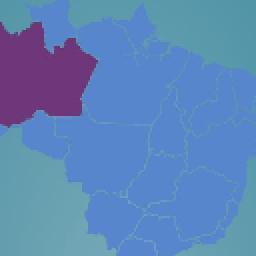
#> input picture Scripts/photos/1636732274361.png, 128 x 128 px, found by its file name (shown 2 times larger); its folder holds 5 pictures in this run
$ python mountCSV.py
#> lines starting #> are read from the running program, lines starting #| are printed output that depends on the picture
import cv2
import numpy as np
import csv

DOWN_WIDTH = 128
DOWN_HEIGHT = 128
TOTAL_IMAGES = 84


def read_img(img_name):
#> called with img_name = './photos/1636732274361.png'
    img = cv2.imread(img_name, cv2.IMREAD_COLOR)
#> img is the input picture: shape (128, 128, 3); mean B, G, R 184.6, 133.1, 92.9
    return img


# [39 lines left out: functions display_img, downscale_img, img_shape, crop_img, convert_LAB, not called in this run]


def convert_HSV(img):
    # Convertendo para espaço de cor HSV
    img_HSV = cv2.cvtColor(img, cv2.COLOR_BGR2HSV)
#> img_HSV: shape (128, 128, 3); mean H, S, V 108.2, 133.8, 184.6
    return img_HSV


# [63 lines left out: functions median_blur, split_channel, create_data, create_CSV, not called in this run]


def main():
    # [5 lines of commented-out code are left out]

    img = read_img('./photos/1636732274361.png')

    H, S, V = cv2.split(convert_HSV(img))
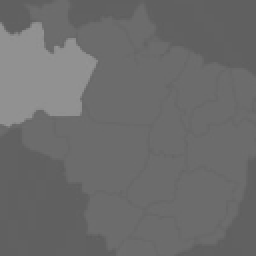
#> H: shape (128, 128) (shown 2 times larger); min 93, max 148, mean 108.2
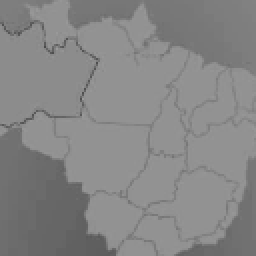
#> S: shape (128, 128) (shown 2 times larger); min 74, max 155, mean 133.8
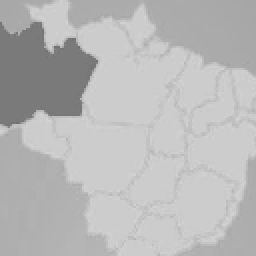
#> V: shape (128, 128) (shown 2 times larger); min 111, max 214, mean 184.6
    B, G, R = cv2.split(img)
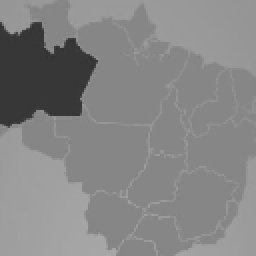
#> G: shape (128, 128) (shown 2 times larger); min 49, max 170, mean 133.1
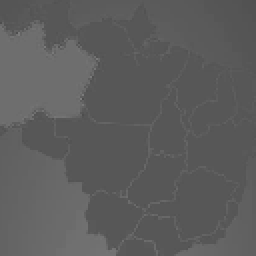
#> R: shape (128, 128) (shown 2 times larger); min 76, max 126, mean 92.9

    print(R,G,B)
#> (printed output is left out)
    print(H,S,V)
#> (printed output is left out)


main()
